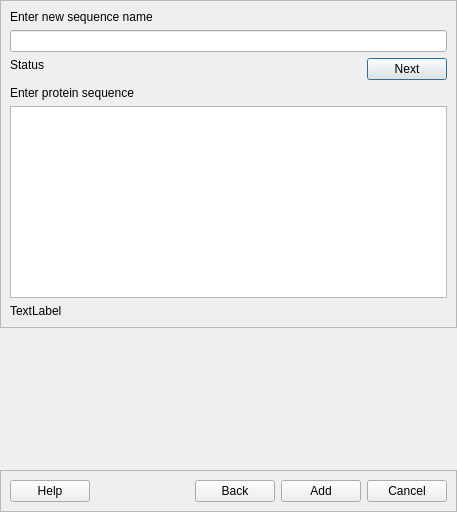
<?xml version="1.0" encoding="UTF-8"?>
<ui version="4.0">
 <class>Dialog</class>
 <widget class="QDialog" name="Dialog">
  <property name="geometry">
   <rect>
    <x>0</x>
    <y>0</y>
    <width>457</width>
    <height>512</height>
   </rect>
  </property>
  <property name="windowTitle">
   <string>Dialog</string>
  </property>
  <layout class="QVBoxLayout" name="verticalLayout_5">
   <property name="leftMargin">
    <number>0</number>
   </property>
   <property name="topMargin">
    <number>0</number>
   </property>
   <property name="rightMargin">
    <number>0</number>
   </property>
   <property name="bottomMargin">
    <number>0</number>
   </property>
   <item>
    <widget class="QFrame" name="frame">
     <property name="frameShape">
      <enum>QFrame::StyledPanel</enum>
     </property>
     <property name="frameShadow">
      <enum>QFrame::Raised</enum>
     </property>
     <layout class="QVBoxLayout" name="verticalLayout_3">
      <item>
       <layout class="QVBoxLayout" name="verticalLayout">
        <item>
         <widget class="QLabel" name="lbl_seq_name">
          <property name="text">
           <string>Enter new sequence name</string>
          </property>
         </widget>
        </item>
        <item>
         <widget class="QLineEdit" name="le_seq_name"/>
        </item>
        <item>
         <layout class="QHBoxLayout" name="horizontalLayout">
          <item>
           <widget class="QLabel" name="lbl_status">
            <property name="text">
             <string>Status</string>
            </property>
            <property name="alignment">
             <set>Qt::AlignLeading|Qt::AlignLeft|Qt::AlignTop</set>
            </property>
           </widget>
          </item>
          <item>
           <spacer name="horizontalSpacer">
            <property name="orientation">
             <enum>Qt::Horizontal</enum>
            </property>
            <property name="sizeHint" stdset="0">
             <size>
              <width>40</width>
              <height>20</height>
             </size>
            </property>
           </spacer>
          </item>
          <item>
           <widget class="QPushButton" name="btn_next">
            <property name="text">
             <string>Next</string>
            </property>
           </widget>
          </item>
         </layout>
        </item>
       </layout>
      </item>
      <item>
       <layout class="QVBoxLayout" name="verticalLayout_2">
        <item>
         <widget class="QLabel" name="lbl_protein_seq">
          <property name="text">
           <string>Enter protein sequence</string>
          </property>
         </widget>
        </item>
        <item>
         <widget class="QTextEdit" name="le_protein_seq"/>
        </item>
        <item>
         <widget class="QLabel" name="lbl_status_seq">
          <property name="text">
           <string>TextLabel</string>
          </property>
         </widget>
        </item>
       </layout>
      </item>
     </layout>
    </widget>
   </item>
   <item>
    <spacer name="verticalSpacer">
     <property name="orientation">
      <enum>Qt::Vertical</enum>
     </property>
     <property name="sizeHint" stdset="0">
      <size>
       <width>20</width>
       <height>40</height>
      </size>
     </property>
    </spacer>
   </item>
   <item>
    <widget class="QFrame" name="frame_bottom">
     <property name="frameShape">
      <enum>QFrame::StyledPanel</enum>
     </property>
     <property name="frameShadow">
      <enum>QFrame::Raised</enum>
     </property>
     <layout class="QVBoxLayout" name="verticalLayout_4">
      <item>
       <layout class="QHBoxLayout" name="horizontalLayout_2">
        <item>
         <widget class="QPushButton" name="btn_help">
          <property name="text">
           <string>Help</string>
          </property>
         </widget>
        </item>
        <item>
         <spacer name="horizontalSpacer_2">
          <property name="orientation">
           <enum>Qt::Horizontal</enum>
          </property>
          <property name="sizeHint" stdset="0">
           <size>
            <width>40</width>
            <height>20</height>
           </size>
          </property>
         </spacer>
        </item>
        <item>
         <widget class="QPushButton" name="btn_back">
          <property name="text">
           <string>Back</string>
          </property>
         </widget>
        </item>
        <item>
         <widget class="QPushButton" name="btn_add">
          <property name="text">
           <string>Add</string>
          </property>
         </widget>
        </item>
        <item>
         <widget class="QPushButton" name="btn_cancel">
          <property name="text">
           <string>Cancel</string>
          </property>
         </widget>
        </item>
       </layout>
      </item>
     </layout>
    </widget>
   </item>
  </layout>
 </widget>
 <resources/>
 <connections/>
</ui>
